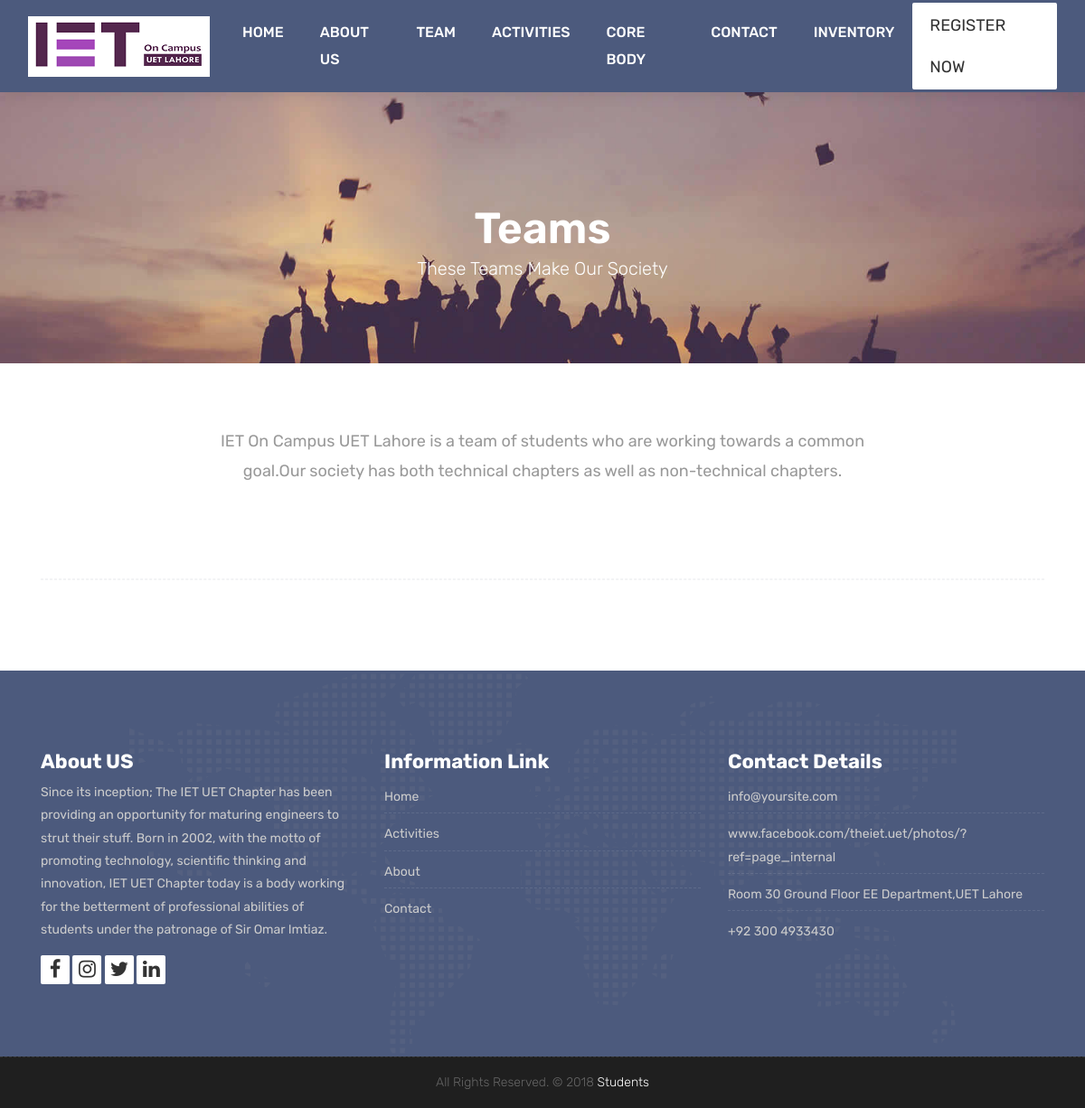
Page /teams/ on the earlier database version.
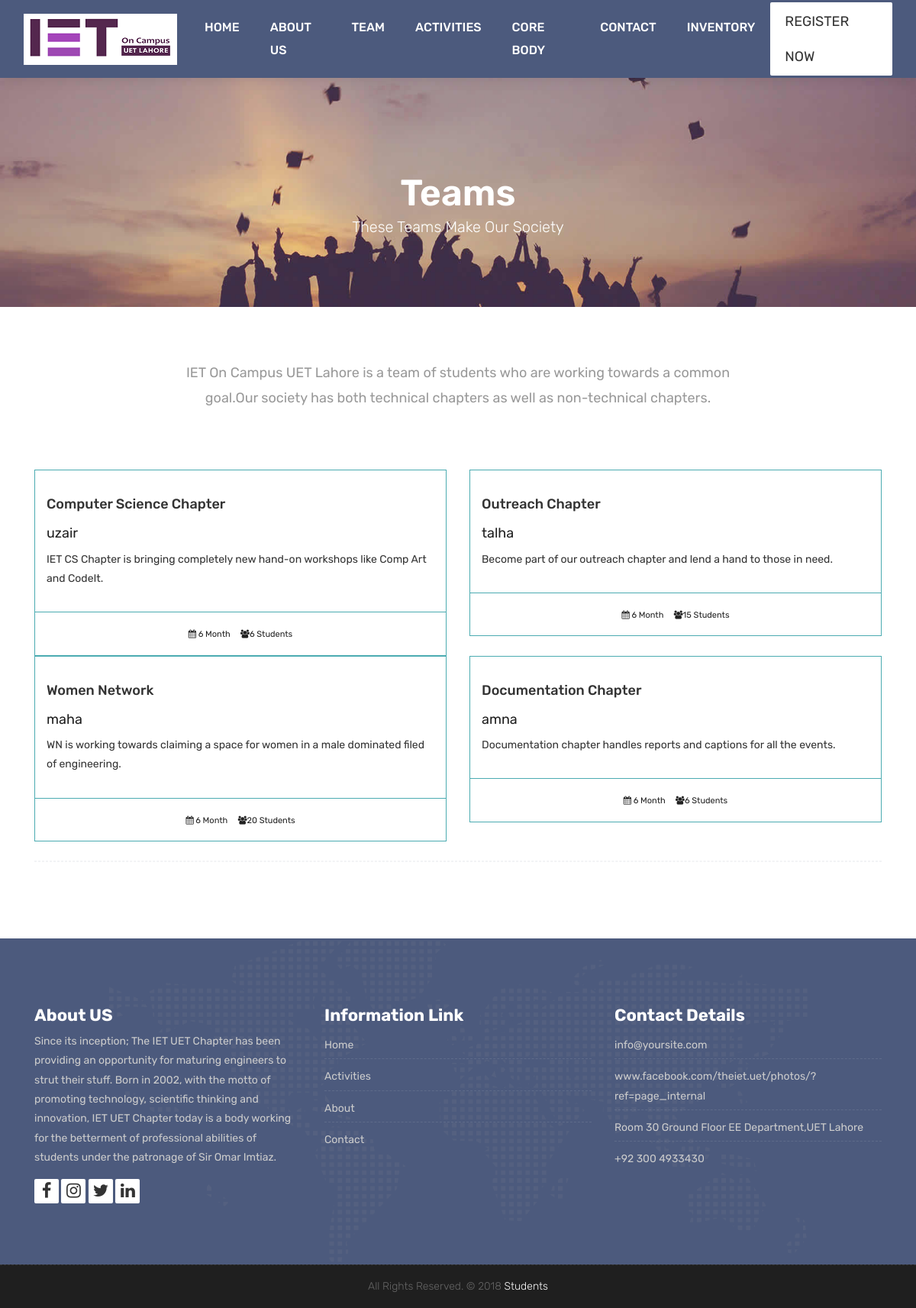
Same page on the later database version.
### cep/models.py (models this page shows, shortened)
class Team(models.Model):
    name=models.CharField(max_length=100,null=False)
    description=models.CharField(max_length=100,null=True)
    domain=models.IntegerField()
    no_of_members=models.IntegerField()
    member_id=models.ForeignKey(GeneralMember,on_delete=models.CASCADE)
    lead_by=models.ForeignKey(ExecutiveMembers,on_delete=models.CASCADE)
    event_id=models.ForeignKey(Activities,on_delete=models.CASCADE)

class ExecutiveMembers(models.Model):
    user=models.ForeignKey(Members,on_delete=models.CASCADE)
    image_field=models.ImageField(upload_to='executive_members/',null=True)
    def __str__(self):
        return self.user.name.user.username

class Members(models.Model):
    id=models.AutoField(primary_key=True)
    name=models.ForeignKey(MyUser,on_delete=models.CASCADE)
    type=models.CharField(max_length=100,null=False)

class MyUser(models.Model):
    id=models.AutoField(primary_key=True)
    user = models.ForeignKey(User, on_delete=models.CASCADE)
    department = models.CharField(max_length=100,null=True)
    phonenumber=models.CharField(max_length=20,null=True)

### cep/views.py (the view)
# urls.py: path('teams/',views.teams,name='teams'),
def teams(request):
    teams=Team.objects.all()
    context={'teams':teams}
    return render(request, 'cep/teams.html',context)

### cep/templates/cep/teams.html (shortened to what this page needs)
{% load static %}
<!DOCTYPE html>
<html lang="en">
    <link rel="stylesheet" href="{% static 'css/bootstrap.min.css' %}">
    <link rel="stylesheet" href="{% static 'style.css' %}">
    <link rel="stylesheet" href="{% static 'css/versions.css' %}">
    <link rel="stylesheet" href="{% static 'css/responsive.css' %}">
    <link rel="stylesheet" href="{% static 'css/custom.css' %}">
</head>
<body class="host_version">
       <header class="top-navbar">
        <nav class="navbar navbar-expand-lg navbar-light bg-light">
            <div class="container-fluid">
                <a class="navbar-brand" href="{% url 'index' %}">
                    <img src="{% static 'images/IET_logo.png' %}" alt="" />
                </a>
                <div class="collapse navbar-collapse" id="navbars-host">
                    <ul class="navbar-nav ml-auto">
                        <li class="nav-item"><a class="nav-link" href="{% url 'index' %}">Home</a></li>
                        <li class="nav-item"><a class="nav-link" href="{% url 'aboutus' %}">About Us</a></li>
                        <li class="nav-item"><a class="nav-link" href="{% url 'teams' %}">Team </a></li>
                        <li class="nav-item"><a class="nav-link" href="{% url 'activities' %}">Activities </a></li>
                        <li class="nav-item"><a class="nav-link" href="{% url 'core_body' %}">Core Body</a></li>
                        <li class="nav-item"><a class="nav-link" href="{% url 'contact' %}">Contact</a></li>
                        <li class="nav-item"><a class="nav-link" href="{% url 'inventory' %}">Inventory</a></li>
                    </ul>
                    {% if user.is_authenticated %}
                    <ul class="nav navbar-nav navbar-right">
                        <li><a class="hover-btn-new log" href="{% url 'logout' %}"><span>{{user.username}}</span></a></li>
                    </ul>
                    {% else %}
                    <ul class="nav navbar-nav navbar-right">
                        <li><a class="hover-btn-new log" href="{% url 'register' %}"><span>Register Now</span></a></li>
                    </ul>
                    {% endif %}
                </div>
            </div>
        </nav>
    </header>
	<div class="all-title-box">
		<div class="container text-center">
			<h1>Teams<span class="m_1">These teams make our society</span></h1>
		</div>
	</div>
    <div id="overviews" class="section wb">
        <div class="container">
            <div class="section-title row text-center">
                <div class="col-md-8 offset-md-2">
                    <p class="lead">
                        IET On Campus UET Lahore is a team of students who are working towards a common goal.Our society has both technical chapters as well as non-technical
                    chapters.
                                   </p>
                </div>
            </div>
            <hr class="invis">
            <div class="row">
				{% for team in teams %}
                <div class="col-lg-6 col-md-6 col-12">
                    <div class="course-item">
						<div class="course-br">
							<div class="course-title">
								<h2><a href="#" title="">{{team.name}}</a></h2>
							</div>
							<div class="course-title">
								<h3>{{team.lead_by}}</h3>
							</div>
							<div class="course-desc">
								<p>{{team.description}}</p>
							</div>
						</div>
						<div class="course-meta-bot">
							<ul>
								<li><i class="fa fa-calendar" aria-hidden="true"></i> 6 Month</li>
								<li><i class="fa fa-users" aria-hidden="true"></i>{{team.no_of_members}} Students</li>
							</ul>
						</div>
					</div>
                </div>
				{% endfor %}
            </div>
			<hr class="hr3">
        </div>
    </div>
    <footer class="footer">
        <div class="container">
            <div class="row">
                <div class="col-lg-4 col-md-4 col-xs-12">
                    <div class="widget clearfix">
                        <div class="widget-title">
                            <h3>About US</h3>
                        </div>
                        <p> Since its inception; The IET UET Chapter has been providing an opportunity for maturing engineers to strut their stuff. Born in 2002, with the motto of promoting technology, scientific thinking and innovation, IET UET Chapter today is a body working for the betterment of professional abilities of students under the patronage of Sir Omar Imtiaz. </p>
                        <div class="footer-right">
							<ul class="footer-links-soi">
								<li><a href="https://www.facebook.com/theiet.uet/"><i class="fa fa-facebook"></i></a></li>
								<li><a href="https://instagram.com/iet_on_campus_uet_lahore?igshid=YmMyMTA2M2Y="><i class="fa fa-instagram"></i></a></li>
								<li><a href="https://mobile.twitter.com/IETOnCampusUET"><i class="fa fa-twitter"></i></a></li>
								<li><a href="https://www.linkedin.com/company/iet-on-campus-uet-lahore/"><i class="fa fa-linkedin"></i></a></li>
							</ul>
						</div>
                    </div>
                </div>
				<div class="col-lg-4 col-md-4 col-xs-12">
                    <div class="widget clearfix">
                        <div class="widget-title">
                            <h3>Information Link</h3>
                        </div>
                        <ul class="footer-links">
                            <li><a href="{% url 'index' %}">Home</a></li>
                            <li><a href="{% url 'activities' %}">Activities</a></li>
							<li><a href="{% url 'aboutus' %}">About</a></li>
							<li><a href="{% url 'contact' %}">Contact</a></li>
                        </ul>
                    </div>
                </div>
                <div class="col-lg-4 col-md-4 col-xs-12">
                    <div class="widget clearfix">
                        <div class="widget-title">
                            <h3>Contact Details</h3>
                        </div>
                        <ul class="footer-links">
                            <li><a href="iet_OnCampus:#">info@yoursite.com</a></li>
                            <li><a href="#">www.facebook.com/theiet.uet/photos/?ref=page_internal</a></li>
                            <li>Room 30 Ground Floor EE Department,UET Lahore</li>
                            <li>+92 300 4933430</li>
                        </ul>
                    </div>
                </div>
            </div>
        </div>
    </footer>
    <div class="copyrights">
        <div class="container">
            <div class="footer-distributed">
                <div class="footer-center">
                    <p class="footer-company-name">All Rights Reserved. &copy; 2018 <a href="#">Students</a></p>
                </div>
            </div>
        </div>
    </div>
</body>
</html>

Differences in the rows shown:
added Team: name "Computer Science Chapter", lead_by "uzair", description "IET CS Chapter is bringing completely new hand-on workshops like Comp Art and CodeIt.", no_of_members "6"
added Team: name "Outreach Chapter", lead_by "talha", description "Become part of our outreach chapter and lend a hand to those in need.", no_of_members "15"
added Team: name "Women Network", lead_by "maha", description "WN is working towards claiming a space for women in a male dominated filed of engineering.", no_of_members "20"
added Team: name "Documentation Chapter", lead_by "amna", description "Documentation chapter handles reports and captions for all the events.", no_of_members "6"
